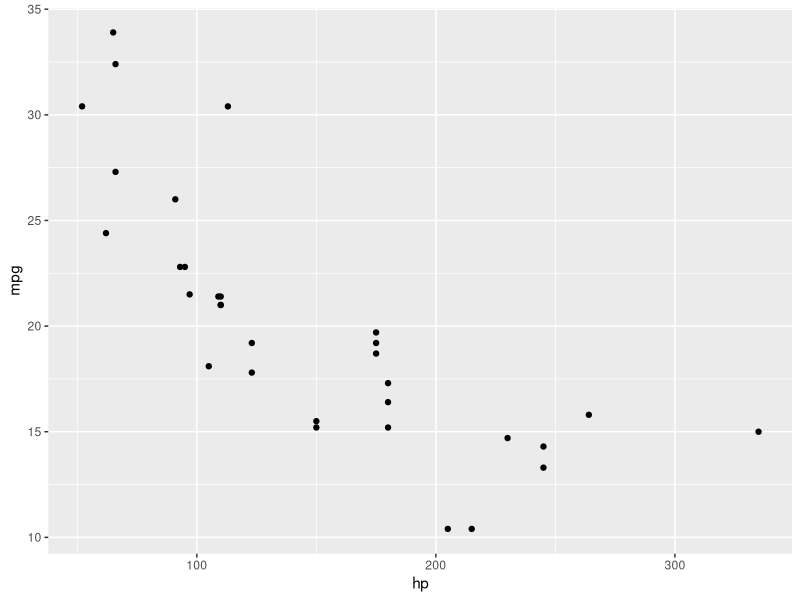
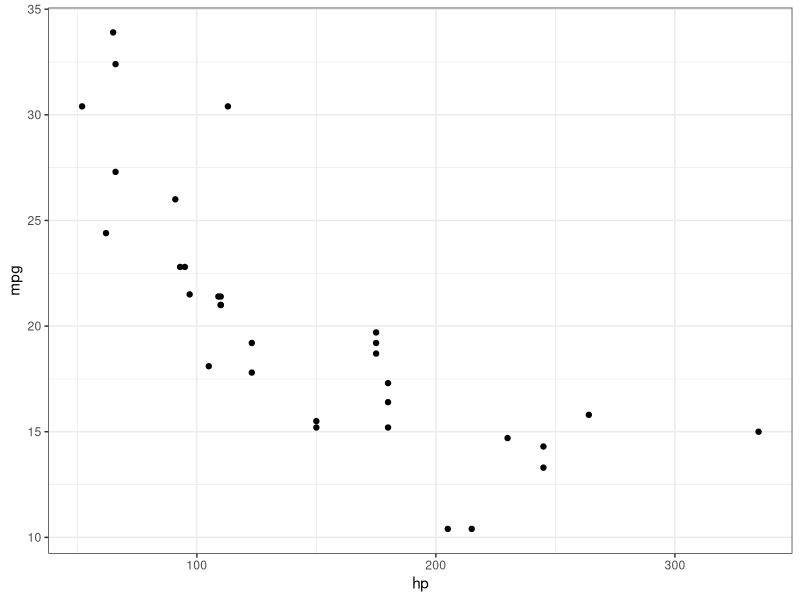
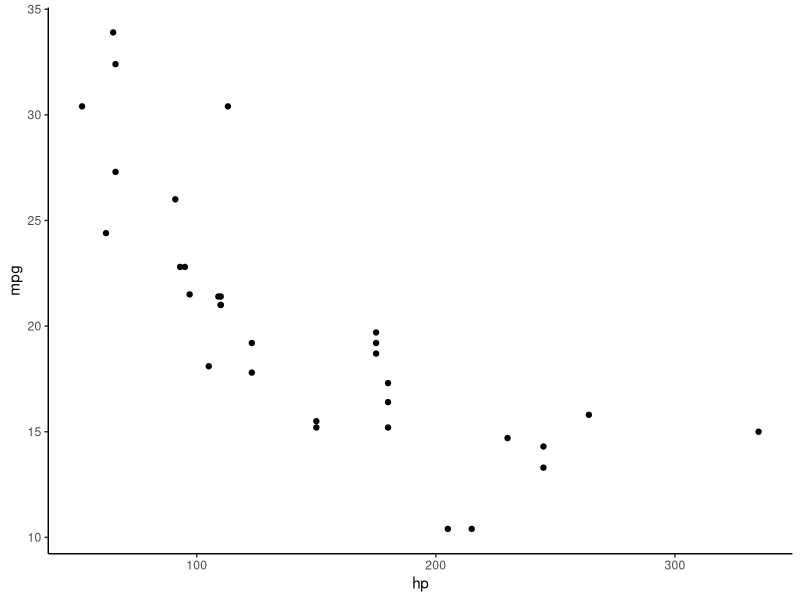
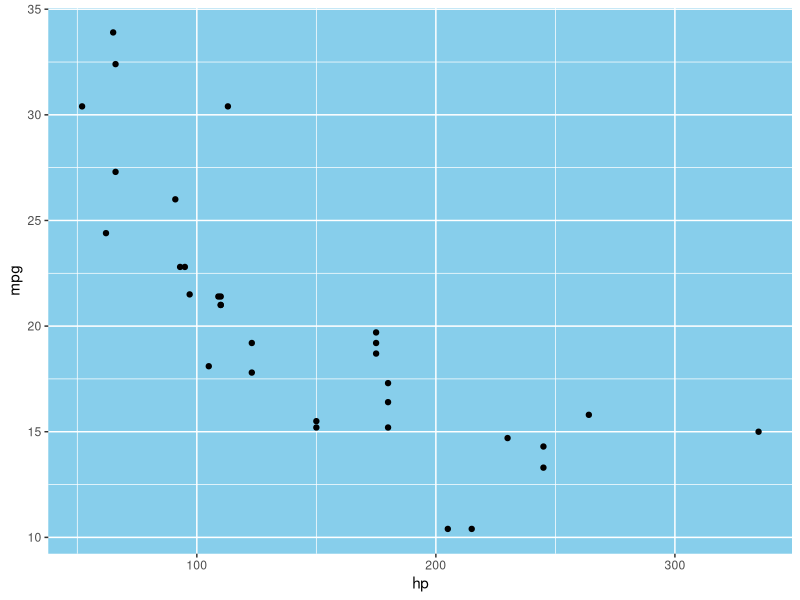
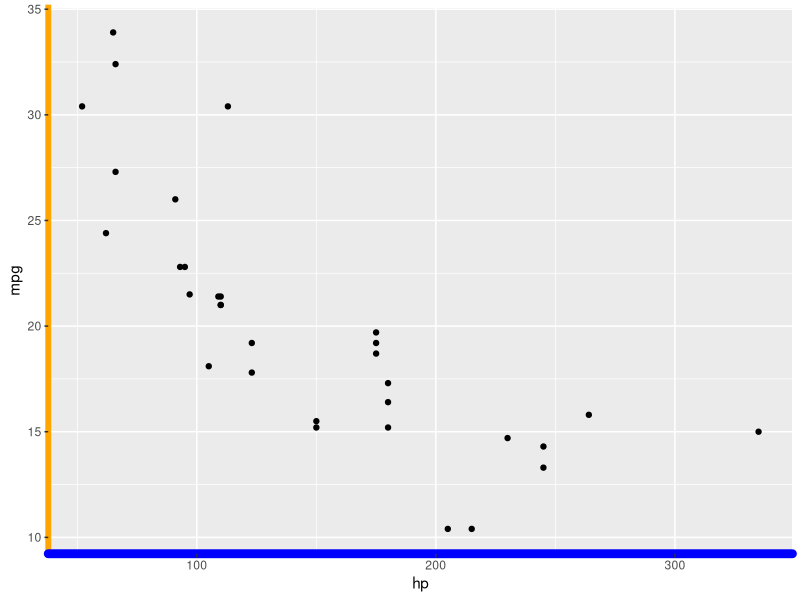
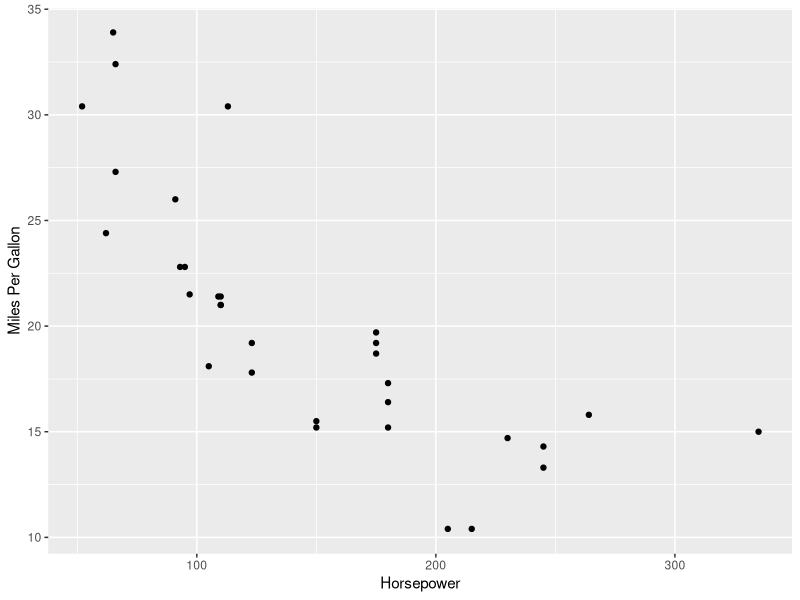
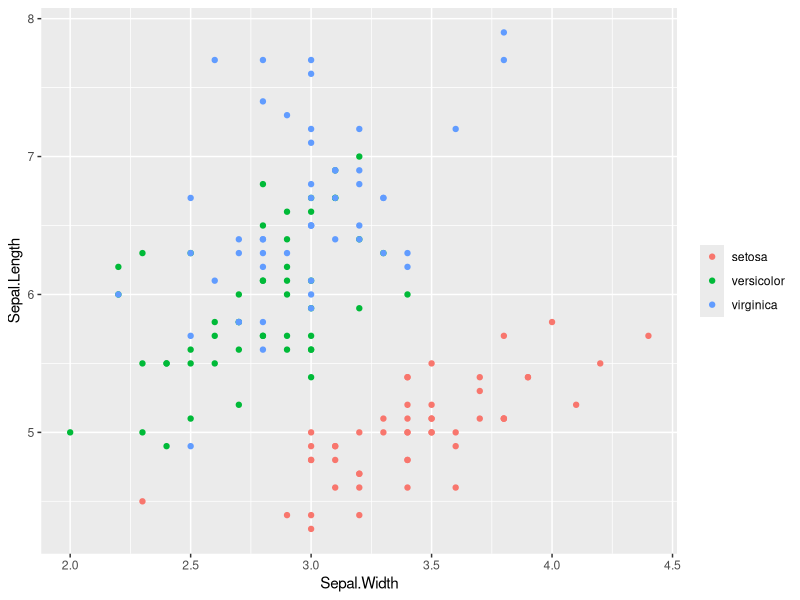
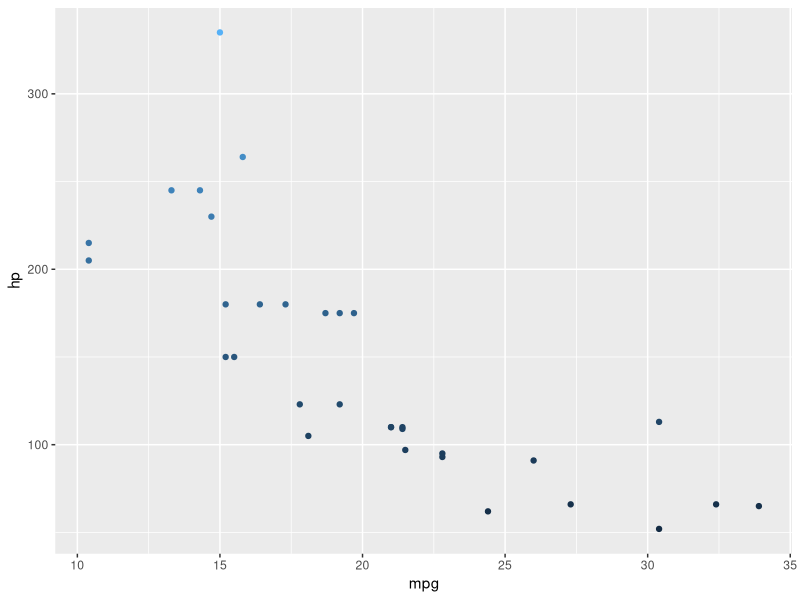

R code for these plots, in order:
## ---- chunk 1
knitr::opts_knit$set(root.dir = '../../../../')
knitr::opts_chunk$set(
  collapse = TRUE,
  comment = "#>",
  fig.height = 3,
  fig.width = 3,
  fig.align = "center"
)
## ---- chunk 2
library(ggplot2)
p <- ggplot(mtcars, aes(x = hp, y = mpg)) + geom_point()
p
## ---- chunk 3
p + theme_bw()
## ---- chunk 4
p + theme_classic()
## ---- chunk 5
p + theme(panel.background = element_rect(fill = "skyblue"))
## ---- chunk 6
p + theme(axis.line.x = element_line(color = "blue",
                                     size = 3,
                                     lineend = "round"),
          axis.line.y = element_line(color = "orange",
                                     size = 2,
                                     lineend = "square")
          )
## ---- chunk 7
p + labs(x = "Horsepower", y = "Miles Per Gallon")
## ---- chunk 8
ggplot(iris, aes(x = Sepal.Width, y = Sepal.Length, color = Species)) +
  geom_point() +
  labs(color = NULL)
## ---- chunk 9
ggplot(mtcars, aes(x = mpg, y = hp, color = hp)) +
  geom_point() +
  guides(color = "none")
